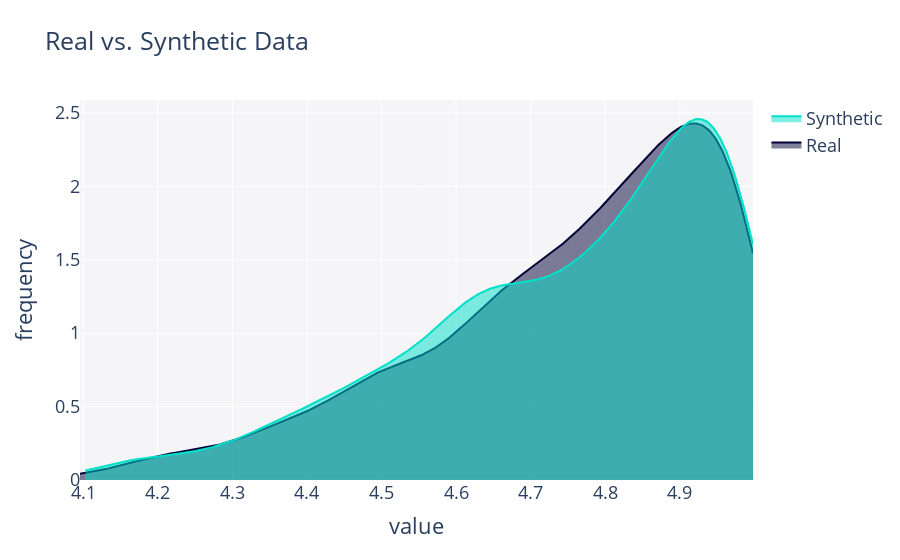

The code cell stored with this chart in its notebook:
### Code cell
sampled = beta.sample(1000)
from copulas.visualization import compare_1d

compare_1d(data, sampled)

### Figure 1 — Plotly figure (JSON) as saved in the notebook; plotly's stock layout.template omitted (floating-point values rounded to 4 significant figures; data arrays with more than 128 entries replaced by an {"elided": "..."} marker saying what was removed)
{"data": [{"fill": "tozeroy", "hovertemplate": "<b>Real</b><br>Frequency: %{y}<extra></extra>", "legendgroup": "Real", "marker": {"color": "#000036"}, "mode": "lines", "name": "Real", "showlegend": true, "type": "scatter", "x": {"elided": "500 float values"}, "xaxis": "x", "y": {"elided": "500 float values"}, "yaxis": "y"}, {"fill": "tozeroy", "hovertemplate": "<b>Synthetic</b><br>Frequency: %{y}<extra></extra>", "legendgroup": "Synthetic", "marker": {"color": "#01E0C9"}, "mode": "lines", "name": "Synthetic", "showlegend": true, "type": "scatter", "x": {"elided": "500 float values"}, "xaxis": "x", "y": {"elided": "500 float values"}, "yaxis": "y"}], "layout": {"barmode": "overlay", "font": {"size": 18}, "hovermode": "closest", "legend": {"traceorder": "reversed"}, "plot_bgcolor": "#F5F5F8", "showlegend": true, "title": {"text": "Real vs. Synthetic Data"}, "xaxis": {"anchor": "y2", "domain": [0, 1], "title": {"text": "value"}, "zeroline": false}, "yaxis": {"anchor": "free", "domain": [0, 1], "position": 0, "title": {"text": "frequency"}}}}
